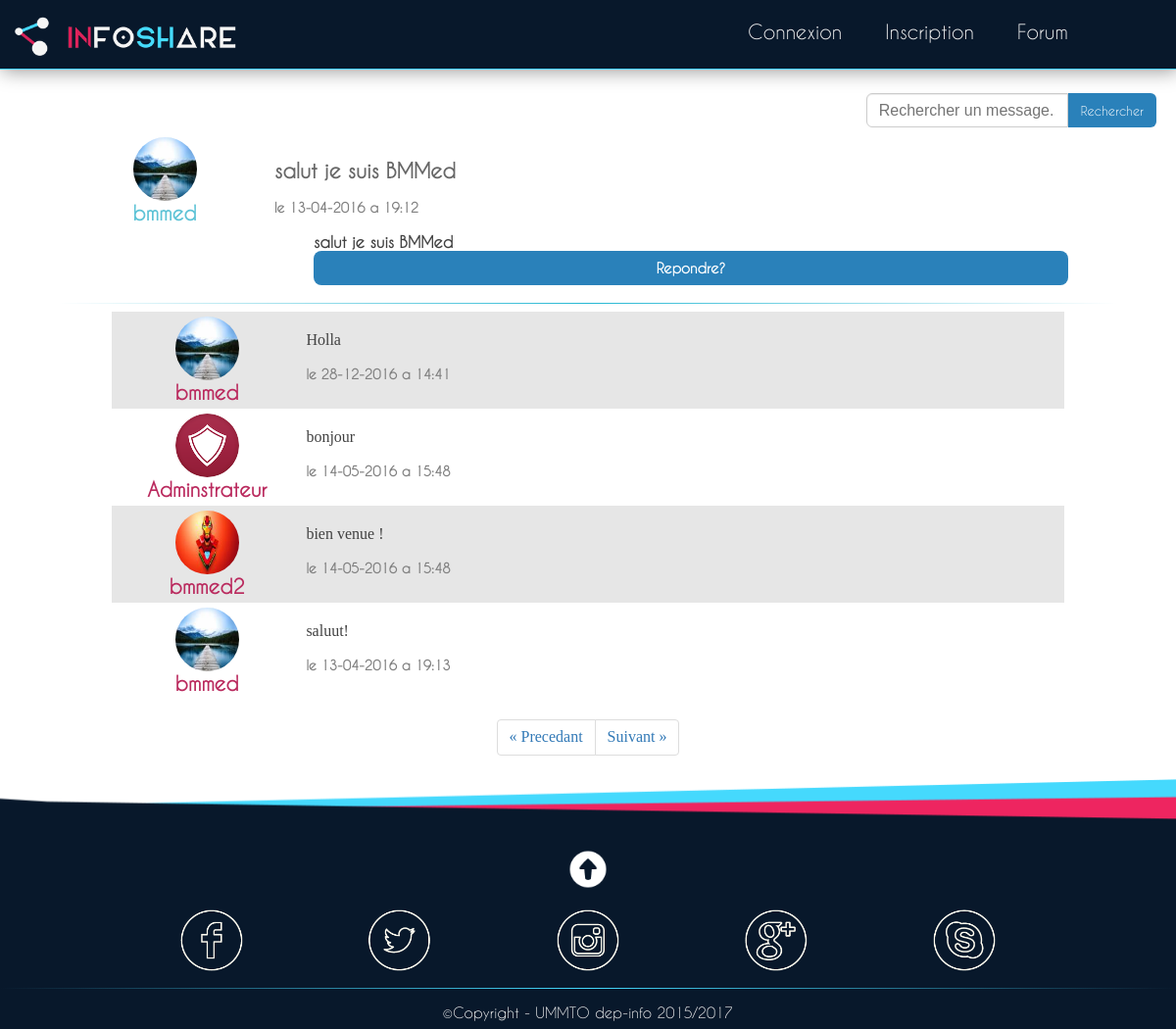
Page /forum_visiteur/forum_reponce.php?id_msg=30 on the committed database.
### tables this page shows
CREATE TABLE `user` (
  `user_id` int(11) NOT NULL AUTO_INCREMENT,
  `user_pseudo` varchar(30) NOT NULL,
  `user_nom` varchar(50) NOT NULL,
  `user_prenom` varchar(50) NOT NULL,
  `user_date_nais` date NOT NULL,
  `user_sexe` char(1) NOT NULL,
  `user_annee_univ` varchar(2) NOT NULL,
  `user_email` varchar(50) NOT NULL,
  `user_m_p` varchar(250) NOT NULL,
  `user_img_path` varchar(100) NOT NULL,
  `user_date_insc` datetime NOT NULL,
  PRIMARY KEY (`user_id`),
  UNIQUE KEY `user_pseudo` (`user_pseudo`,`user_email`,`user_img_path`),
  KEY `user_id` (`user_id`)
);

CREATE TABLE `msg` (
  `msg_id` int(11) NOT NULL AUTO_INCREMENT,
  `msg_user_id` int(11) NOT NULL,
  `msg_user_pseudo` varchar(50) NOT NULL,
  `msg_date_pub` datetime NOT NULL,
  `msg_titre` varchar(255) NOT NULL,
  `msg_texte` text NOT NULL,
  PRIMARY KEY (`msg_id`),
  KEY `msg_user_id` (`msg_user_id`),
  KEY `msg_id` (`msg_id`)
);

CREATE TABLE `rep_msg` (
  `rep_id` int(11) NOT NULL AUTO_INCREMENT,
  `rep_user_id` int(11) NOT NULL,
  `rep_user_pseudo` varchar(50) NOT NULL,
  `rep_msg_id` int(11) NOT NULL,
  `rep_date_pub` datetime NOT NULL,
  `rep_texte` text NOT NULL,
  PRIMARY KEY (`rep_id`),
  KEY `rep_msg_id` (`rep_msg_id`),
  KEY `rep_msg_id_2` (`rep_msg_id`)
);

### public_html/forum_visiteur/forum_reponce.php (the view, shortened to what this page needs)
<!DOCTYPE html>
<html>
  <head>
    <link rel="stylesheet" href="../css/gle/gle.css">
    <link rel="stylesheet" 	 media="only screen and (min-width:901px) "		 			 href="../css/gle/gle_large.css">
    <link rel="stylesheet"   media="only screen and (min-width:601px) and (max-width:900px)" href="../css/gle/gle_medium.css">
    <link rel="stylesheet"   media="only screen and (min-width:100px) and (max-width:600px)" href="../css/gle/gle_small.css">
    <link rel="stylesheet" href="./css/forum.css">
    <link rel="stylesheet" href="./css/forum_rep.css">
  </head>
  <body>
    <header>
      <a href="../index.php"><img class="logo" src="../img/small/logo_small.png"/></a>
      <nav class="menue_contenair">
        <ul class="menue_header">
          <li><a href="../index.php" class="cnx">Connexion</a></li>
          <li><a href="../inscription.php">Inscription</a></li>
          <li><a href="./forum.php">Forum</a></li>
        </ul>
      </nav>
    </header>
    <div class="contenaire_milieu">
      <div class="contenair_forum_rech">
        <form  method="GET" action="forum.php">
          <input type="text" name="txt_rech" class="champ_rech" placeholder="Rechercher un message...">
          <input type="submit" value="Rechercher" class="btn_rech">
        </form>
      </div>
      <div class="contenair_msg">
        <?php
  if(isset($_GET['id_msg'])){
    $msg_id=$_GET['id_msg'];
 include('../php_server/cnx_db.php');
    $msg_all=$bdd->query("SELECT *  FROM msg WHERE msg_id='$msg_id'");
    $msg_unit=$msg_all->fetch();
    $id_user=$msg_unit['msg_user_id'];
    $user_all=$bdd->query("SELECT *  FROM user WHERE user_id='$id_user'" );
    $user_unit=$user_all->fetch();
    $date = date_create($msg_unit['msg_date_pub']);
    if($id_user==-1){$img='/img/admin.png';}
    else $img=$user_unit['user_img_path'];
    echo('<div class="msg_item res_dif">
          <div class="msg_info">
            <img src="../' .$img.'">
            <h2 class="msg_user">' .$msg_unit['msg_user_pseudo'].'</h2>
          </div>
          <div class="msg">
            <h2 class="msg_titre">'.$msg_unit['msg_titre'].'</h2>
            <input type="hidden" value="' .$msg_unit['msg_id'].'" name="id_msg" id="id_msg">
            <h4 class="msg_date">le '.date_format($date, 'd-m-Y').' a '.date_format($date, 'H:i').'</h4>
            <div class="detail_msg">
              <p class="msg_cont">' .$msg_unit['msg_texte'].' </p>
              <div class="btn_rep">
              <a href="../php_server/visiteur.php" class="link_visiteur">
                <h2>Repondre?</h2>
                </a>
              </div>
            </div>
          </div>
          <hr class="ligne_fin">
        </div>
');
  }
  else
  {
    echo('pas de message ');
  }
        ?>
      </div>
      <div class="contenair_rep">
        <?php
  include('../php_server/rech_rep.php');
        ?>
      </div>
      <?php
  include('../page_element/pagin.php');
      ?>
    </div>
    <?php
  include('./page_element/footer.php');
    ?>
  </body>
</html>

### public_html/php_server/rech_rep.php (shortened to what this page needs)
<?php
	$nbr_p_page=8;
	if(!isset($_GET['page'])){
		$page=1;
		$debut=0;
	}
	else
	{
		$debut=($_GET['page']-1)*($nbr_p_page);
		$page=$_GET['page'];
	}
	if(isset($_GET['page']) and $_GET['page']>2)
		$pred=$_SESSION['page_act']."&page=".($page-1);
	else
		$pred=$_SESSION['page_act'];
	$suiv=$_SESSION['page_act']."&page=".($page+1);
  $msg_id=$_GET['id_msg'];
include('cnx_db.php');
  $rep_all=$bdd->query("SELECT *  FROM rep_msg WHERE rep_msg_id='$msg_id' ORDER BY  `rep_date_pub` DESC LIMIT $debut , $nbr_p_page");
while($rep_unit=$rep_all->fetch())
{
  $date = date_create($rep_unit['rep_date_pub']);
  $id_user=$rep_unit['rep_user_id'];
  $user_all=$bdd->query("SELECT *  FROM user WHERE user_id='$id_user'" );
  $user_unit=$user_all->fetch();
    if($id_user==-1){$img='/img/admin.png';}
  else $img=$user_unit['user_img_path'];
  echo('
          <div class="rep_item res_dif">
            <div class="rep_info">
              <img src="../' .$img.'">
              <h2 class="msg_user">' .$rep_unit['rep_user_pseudo'].'</h2>
            </div>
            <div class="rep">
                <p class="rep_cont"> ' .$rep_unit['rep_texte'].' </p>
				<h4 class="msg_date">le '.date_format($date, 'd-m-Y').' a '.date_format($date, 'H:i').'</h4>
            </div>
          </div>
');
}
?>

### public_html/page_element/pagin.php
<?php
echo('     <nav class="contenaire_pagination">
        <ul class="pagination">
          <li>
            <a href="'.$pred.'" aria-label="Previous">
              <span aria-hidden="true">&laquo;</span>
			  Precedant
            </a>
          </li>
          <li>
            <a href="'.$suiv.'" aria-label="Next">
			Suivant
              <span aria-hidden="true">&raquo;</span>
            </a>
          </li>
        </ul>
      </nav>
	  ');
?>

### public_html/forum_visiteur/page_element/footer.php
<footer>
	<div class="footer_content">
	<a href="#top" ><img src="../img/up.png" class="btn_top"></a>
		<div class="contact">
			<a href="#"><img src="../img/social_icons/face_book.png" class="footer_icon_f_b"></a>
			<a href="#"><img src="../img/social_icons/twiter.png" class="footer_icon_tw"></a>
			<a href="#"><img src="../img/social_icons/insta-gram.png" class="footer_icon_insta_gram"></a>
			<a href="#"><img src="../img/social_icons/g+.png" class="footer_icon_g_p"></a>
			<a href="#"><img src="../img/social_icons/skype.png"  class="footer_icon_skype"></a>
		</div>
		<hr class="ligne_fin_footer">
		<h3>©Copyright - UMMTO dep-info 2015/2017</h3>
	</div>
</footer>

### public_html/css/gle/gle.css (style rules this page uses)
body { background-color: #fff; margin: 0px; padding: 0px; }
.contenaire_pagination { margin: auto; text-align: center; }
.contenaire_milieu { padding-top: 20px; }
.ligne_fin { margin-top: 18px; border: 0; height: 1px; background-color: #fff; background-image: linear-gradient(left, rgba(0,0,0,0), rgb(37, 183, 211), rgba(0,0,0,0)); background-image: -webkit-linear-gradient(left, rgba(0,0,0,0), rgb(37, 183, 211), rgba(0,0,0,0)); background-image: -moz-linear-gradient(left, rgba(0,0,0,0), rgb(37, 183, 211), rgba(0,0,0,0)); }
.ligne_fin_footer { margin-top: 5px; border: 0; height: 1px; background-color: #fff; background-image: -webkit-linear-gradient(left, rgb(8, 24, 43), rgb(69, 217, 253), rgb(8, 24, 43)); }
footer { text-align: center; text-align: -webkit-center; text-align:-moz-center; position: relative; }
.footer_content { width: 100%; position: absolute; bottom: 5px; }
.footer_content .btn_top { margin-bottom: 15px; width:40px; border-radius: 50px; }
.contact { width: 80%; display: flex; flex-direction: row; justify-content:space-around; flex-wrap: wrap; padding-bottom: 6px; }
.contact a { width: 19%; }
footer h3 { color: #f1f1f1; font-size: 0.93em; font-weight: 100; padding: 7px 0 3px 0 ; margin: 0; font-family: "Caviar Dreams"; }
.contact img { width: 37%; border-radius: 66px; }
.pagination { display: inline-block; padding-left: 0; margin: 20px 0; border-radius: 4px; }
.pagination > li { display: inline; }
.pagination > li > a, .pagination > li > span { position: relative; float: left; padding: 6px 12px; margin-left: -1px; line-height: 1.42857143; color: #337ab7; text-decoration: none; background-color: #fff; border: 1px solid #ddd; }
.pagination > li:first-child > a, .pagination > li:first-child > span { margin-left: 0; border-top-left-radius: 4px; border-bottom-left-radius: 4px; }
.pagination > li:last-child > a, .pagination > li:last-child > span { border-top-right-radius: 4px; border-bottom-right-radius: 4px; }

### public_html/css/gle/gle_large.css (style rules this page uses)
header { width: 100%; height: 70px; background: rgb(8, 24, 43); z-index: 2; box-shadow: 2px 2px 18px 0px rgba(0, 0, 0, 0.39); position: fixed; top: 0; border-bottom:1px solid #45D9FD; }
footer { width: 100%; height: 255px; background-image: url(../../img/large/footer_large.png); background-repeat: no-repeat; z-index: 1; background-size:100% 100% }
.logo { width: 255px; float: left; margin-top: 12px; }
.menue_contenair { display: inline-block; height: 70px; position: absolute; right: 70px; }
.menue_header { display: inline-block; margin-top: 20px; }
.menue_header li { display: inline; list-style: none; }
.menue_header a { color: #f1f1f1; font-size: 1.25em; text-decoration: none; font-family: "Caviar Dreams"; padding-right: 40px; }

### public_html/forum_visiteur/css/forum_rep.css (style rules this page uses)
.msg_info img { border-radius: 50px; }
.contenair_rep { width: 90%; margin: auto; }
.contenair_rep .rep_item { width: 90%; margin-left: 5%; }
.contenair_rep .rep_info { display: inline-block; vertical-align: top; padding: 5px 0; width: 20%; text-align: center; text-align: -webkit-center; word-wrap: break-word; }
.contenair_rep .rep_info img { width: 65px; margin: 0; display: block; border-radius: 50px; }
.contenair_rep .rep_info h2 { margin: 0; display: block; color: #BA2A5E; font-size: 1.25em; text-decoration: none; font-family: "Caviar Dreams"; font-weight: bolder; }
.contenair_rep .rep { width: 75%; margin-top: 10px; display: inline-block; }
.rep_cont { color: #424242; font-size: 1em; margin: 10px 0; text-align: justify; }

### public_html/forum_visiteur/forum_reponce.php (style rules this page uses)
.link_visiteur { text-decoration:none; }

### rows in the picture
user: user_img_path (picture)
msg: msg_user_pseudo "bmmed", msg_titre "salut je suis BMMed", msg_date_pub "13-04-2016", msg_date_pub "19:12", msg_texte "salut je suis BMMed"
rep_msg: user.user_img_path (picture), rep_user_pseudo "bmmed", rep_texte "Holla", rep_date_pub "28-12-2016", rep_date_pub "14:41"
rep_msg: shows a picture, rep_user_pseudo "Adminstrateur", rep_texte "bonjour", rep_date_pub "14-05-2016", rep_date_pub "15:48"
rep_msg: user.user_img_path (picture), rep_user_pseudo "bmmed2", rep_texte "bien venue !", rep_date_pub "14-05-2016", rep_date_pub "15:48"
rep_msg: user.user_img_path (picture), rep_user_pseudo "bmmed", rep_texte "saluut!", rep_date_pub "13-04-2016", rep_date_pub "19:13"
